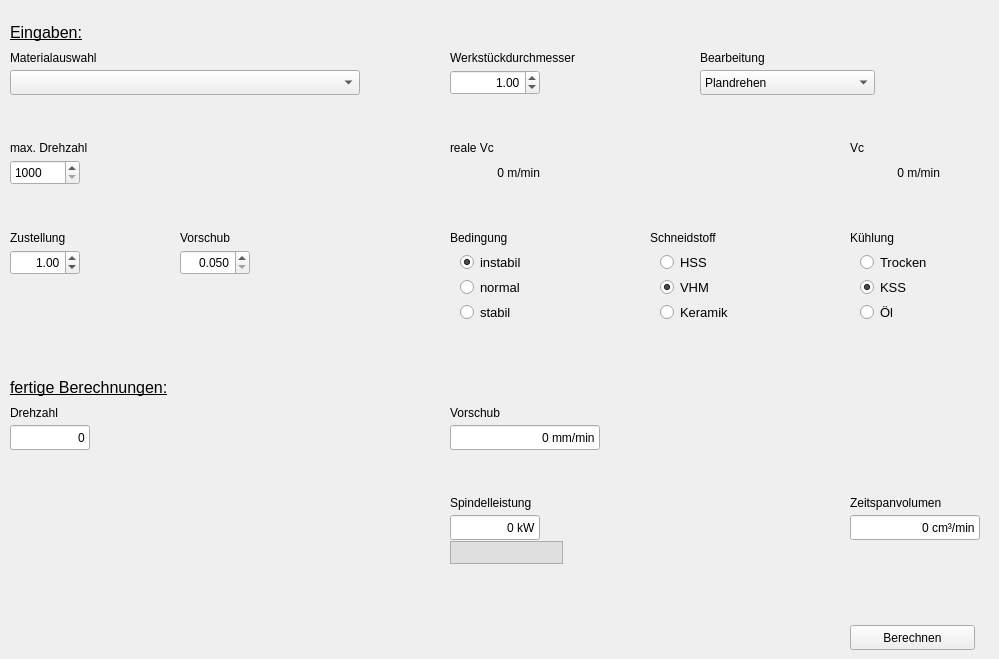
    <widget class="QWidget" name="tab_drehen">
     <attribute name="title">
      <string>Drehen</string>
     </attribute>
     <widget class="QSpinBox" name="MaxDrehzahlAuswahlTurn">
      <property name="geometry">
       <rect>
        <x>10</x>
        <y>160</y>
        <width>70</width>
        <height>25</height>
       </rect>
      </property>
      <property name="minimum">
       <number>1000</number>
      </property>
      <property name="maximum">
       <number>64000</number>
      </property>
      <property name="value">
       <number>1000</number>
      </property>
     </widget>
     <widget class="QLabel" name="label_104">
      <property name="geometry">
       <rect>
        <x>450</x>
        <y>225</y>
        <width>100</width>
        <height>25</height>
       </rect>
      </property>
      <property name="text">
       <string>Bedingung</string>
      </property>
     </widget>
     <widget class="QLabel" name="label_105">
      <property name="geometry">
       <rect>
        <x>450</x>
        <y>45</y>
        <width>200</width>
        <height>25</height>
       </rect>
      </property>
      <property name="text">
       <string>Werkstückdurchmesser</string>
      </property>
     </widget>
     <widget class="QLabel" name="label_106">
      <property name="geometry">
       <rect>
        <x>10</x>
        <y>45</y>
        <width>150</width>
        <height>25</height>
       </rect>
      </property>
      <property name="text">
       <string>Materialauswahl</string>
      </property>
     </widget>
     <widget class="QLabel" name="label_107">
      <property name="geometry">
       <rect>
        <x>850</x>
        <y>135</y>
        <width>50</width>
        <height>25</height>
       </rect>
      </property>
      <property name="text">
       <string>Vc</string>
      </property>
     </widget>
     <widget class="QGroupBox" name="groupBox_16">
      <property name="geometry">
       <rect>
        <x>850</x>
        <y>250</y>
        <width>120</width>
        <height>80</height>
       </rect>
      </property>
      <property name="autoFillBackground">
       <bool>false</bool>
      </property>
      <property name="styleSheet">
       <string notr="true">border: none</string>
      </property>
      <property name="title">
       <string/>
      </property>
      <widget class="QRadioButton" name="TrockenTurn">
       <property name="geometry">
        <rect>
         <x>10</x>
         <y>0</y>
         <width>90</width>
         <height>25</height>
        </rect>
       </property>
       <property name="font">
        <font>
         <family>Arial</family>
         <pointsize>10</pointsize>
        </font>
       </property>
       <property name="text">
        <string>Trocken</string>
       </property>
       <property name="checked">
        <bool>false</bool>
       </property>
      </widget>
      <widget class="QRadioButton" name="KssTurn">
       <property name="geometry">
        <rect>
         <x>10</x>
         <y>25</y>
         <width>90</width>
         <height>25</height>
        </rect>
       </property>
       <property name="font">
        <font>
         <family>Arial</family>
         <pointsize>10</pointsize>
        </font>
       </property>
       <property name="text">
        <string>KSS</string>
       </property>
       <property name="checked">
        <bool>true</bool>
       </property>
      </widget>
      <widget class="QRadioButton" name="OilTurn">
       <property name="geometry">
        <rect>
         <x>10</x>
         <y>50</y>
         <width>90</width>
         <height>25</height>
        </rect>
       </property>
       <property name="font">
        <font>
         <family>Arial</family>
         <pointsize>10</pointsize>
        </font>
       </property>
       <property name="text">
        <string>Öl</string>
       </property>
      </widget>
     </widget>
     <widget class="QLabel" name="label_108">
      <property name="geometry">
       <rect>
        <x>10</x>
        <y>135</y>
        <width>150</width>
        <height>25</height>
       </rect>
      </property>
      <property name="text">
       <string>max. Drehzahl</string>
      </property>
     </widget>
     <widget class="QLineEdit" name="DrehzahlOutTurn">
      <property name="geometry">
       <rect>
        <x>10</x>
        <y>425</y>
        <width>80</width>
        <height>25</height>
       </rect>
      </property>
      <property name="text">
       <string>0</string>
      </property>
      <property name="alignment">
       <set>Qt::AlignRight|Qt::AlignTrailing|Qt::AlignVCenter</set>
      </property>
      <property name="readOnly">
       <bool>true</bool>
      </property>
     </widget>
     <widget class="QLabel" name="label_109">
      <property name="geometry">
       <rect>
        <x>180</x>
        <y>225</y>
        <width>150</width>
        <height>25</height>
       </rect>
      </property>
      <property name="text">
       <string>Vorschub</string>
      </property>
     </widget>
     <widget class="QLabel" name="VcOutTurn">
      <property name="geometry">
       <rect>
        <x>850</x>
        <y>160</y>
        <width>90</width>
        <height>25</height>
       </rect>
      </property>
      <property name="text">
       <string>0 m/min</string>
      </property>
      <property name="alignment">
       <set>Qt::AlignRight|Qt::AlignTrailing|Qt::AlignVCenter</set>
      </property>
     </widget>
     <widget class="QGroupBox" name="groupBox_17">
      <property name="geometry">
       <rect>
        <x>450</x>
        <y>250</y>
        <width>120</width>
        <height>80</height>
       </rect>
      </property>
      <property name="autoFillBackground">
       <bool>false</bool>
      </property>
      <property name="styleSheet">
       <string notr="true">border: none</string>
      </property>
      <property name="title">
       <string/>
      </property>
      <widget class="QRadioButton" name="BeInstabilTurn">
       <property name="geometry">
        <rect>
         <x>10</x>
         <y>0</y>
         <width>90</width>
         <height>25</height>
        </rect>
       </property>
       <property name="font">
        <font>
         <family>Arial</family>
         <pointsize>10</pointsize>
        </font>
       </property>
       <property name="text">
        <string>instabil</string>
       </property>
       <property name="checked">
        <bool>true</bool>
       </property>
      </widget>
      <widget class="QRadioButton" name="BeNormalTurn">
       <property name="geometry">
        <rect>
         <x>10</x>
         <y>25</y>
         <width>90</width>
         <height>25</height>
        </rect>
       </property>
       <property name="font">
        <font>
         <family>Arial</family>
         <pointsize>10</pointsize>
        </font>
       </property>
       <property name="text">
        <string>normal</string>
       </property>
      </widget>
      <widget class="QRadioButton" name="BeStabilTurn">
       <property name="geometry">
        <rect>
         <x>10</x>
         <y>50</y>
         <width>90</width>
         <height>25</height>
        </rect>
       </property>
       <property name="font">
        <font>
         <family>Arial</family>
         <pointsize>10</pointsize>
        </font>
       </property>
       <property name="text">
        <string>stabil</string>
       </property>
      </widget>
     </widget>
     <widget class="QLabel" name="label_110">
      <property name="geometry">
       <rect>
        <x>850</x>
        <y>490</y>
        <width>140</width>
        <height>25</height>
       </rect>
      </property>
      <property name="text">
       <string>Zeitspanvolumen</string>
      </property>
     </widget>
     <widget class="QLabel" name="label_111">
      <property name="geometry">
       <rect>
        <x>10</x>
        <y>400</y>
        <width>100</width>
        <height>25</height>
       </rect>
      </property>
      <property name="text">
       <string>Drehzahl</string>
      </property>
     </widget>
     <widget class="QLabel" name="label_112">
      <property name="geometry">
       <rect>
        <x>10</x>
        <y>20</y>
        <width>100</width>
        <height>25</height>
       </rect>
      </property>
      <property name="font">
       <font>
        <family>Arial</family>
        <pointsize>12</pointsize>
        <underline>true</underline>
       </font>
      </property>
      <property name="text">
       <string>Eingaben:</string>
      </property>
     </widget>
     <widget class="QLabel" name="label_113">
      <property name="geometry">
       <rect>
        <x>10</x>
        <y>375</y>
        <width>175</width>
        <height>25</height>
       </rect>
      </property>
      <property name="font">
       <font>
        <family>Arial</family>
        <pointsize>12</pointsize>
        <underline>true</underline>
       </font>
      </property>
      <property name="text">
       <string>fertige Berechnungen:</string>
      </property>
     </widget>
     <widget class="QDoubleSpinBox" name="WerkstueckDurchmesserAuswahl">
      <property name="geometry">
       <rect>
        <x>450</x>
        <y>70</y>
        <width>90</width>
        <height>25</height>
       </rect>
      </property>
      <property name="alignment">
       <set>Qt::AlignRight|Qt::AlignTrailing|Qt::AlignVCenter</set>
      </property>
      <property name="minimum">
       <double>0.010000000000000</double>
      </property>
      <property name="maximum">
       <double>160.990000000000009</double>
      </property>
      <property name="value">
       <double>1.000000000000000</double>
      </property>
     </widget>
     <widget class="QPushButton" name="BtnCalcTurn">
      <property name="geometry">
       <rect>
        <x>850</x>
        <y>625</y>
        <width>125</width>
        <height>25</height>
       </rect>
      </property>
      <property name="text">
       <string>Berechnen</string>
      </property>
      <property name="checkable">
       <bool>false</bool>
      </property>
      <property name="checked">
       <bool>false</bool>
      </property>
     </widget>
     <widget class="QComboBox" name="MaterialAuswahlTurn">
      <property name="geometry">
       <rect>
        <x>10</x>
        <y>70</y>
        <width>350</width>
        <height>25</height>
       </rect>
      </property>
      <property name="maxVisibleItems">
       <number>25</number>
      </property>
     </widget>
     <widget class="QDoubleSpinBox" name="ApAuswahlTurn">
      <property name="geometry">
       <rect>
        <x>10</x>
        <y>250</y>
        <width>70</width>
        <height>25</height>
       </rect>
      </property>
      <property name="alignment">
       <set>Qt::AlignRight|Qt::AlignTrailing|Qt::AlignVCenter</set>
      </property>
      <property name="decimals">
       <number>2</number>
      </property>
      <property name="minimum">
       <double>0.050000000000000</double>
      </property>
      <property name="maximum">
       <double>100.000000000000000</double>
      </property>
      <property name="singleStep">
       <double>0.010000000000000</double>
      </property>
      <property name="value">
       <double>1.000000000000000</double>
      </property>
     </widget>
     <widget class="QLabel" name="label_114">
      <property name="geometry">
       <rect>
        <x>450</x>
        <y>490</y>
        <width>150</width>
        <height>25</height>
       </rect>
      </property>
      <property name="text">
       <string>Spindelleistung</string>
      </property>
     </widget>
     <widget class="QLabel" name="label_115">
      <property name="geometry">
       <rect>
        <x>450</x>
        <y>400</y>
        <width>100</width>
        <height>25</height>
       </rect>
      </property>
      <property name="text">
       <string>Vorschub</string>
      </property>
     </widget>
     <widget class="QLabel" name="RealVcOutTurn">
      <property name="geometry">
       <rect>
        <x>450</x>
        <y>160</y>
        <width>90</width>
        <height>25</height>
       </rect>
      </property>
      <property name="text">
       <string>0 m/min</string>
      </property>
      <property name="alignment">
       <set>Qt::AlignRight|Qt::AlignTrailing|Qt::AlignVCenter</set>
      </property>
     </widget>
     <widget class="QLabel" name="label_116">
      <property name="geometry">
       <rect>
        <x>450</x>
        <y>135</y>
        <width>100</width>
        <height>25</height>
       </rect>
      </property>
      <property name="text">
       <string>reale Vc</string>
      </property>
     </widget>
     <widget class="QLabel" name="label_117">
      <property name="geometry">
       <rect>
        <x>10</x>
        <y>225</y>
        <width>150</width>
        <height>25</height>
       </rect>
      </property>
      <property name="text">
       <string>Zustellung</string>
      </property>
     </widget>
     <widget class="QLineEdit" name="PcOutTurn">
      <property name="geometry">
       <rect>
        <x>450</x>
        <y>515</y>
        <width>90</width>
        <height>25</height>
       </rect>
      </property>
      <property name="text">
       <string>0 kW</string>
      </property>
      <property name="alignment">
       <set>Qt::AlignRight|Qt::AlignTrailing|Qt::AlignVCenter</set>
      </property>
      <property name="readOnly">
       <bool>true</bool>
      </property>
     </widget>
     <widget class="QLabel" name="label_118">
      <property name="geometry">
       <rect>
        <x>850</x>
        <y>225</y>
        <width>120</width>
        <height>25</height>
       </rect>
      </property>
      <property name="text">
       <string>Kühlung</string>
      </property>
     </widget>
     <widget class="QDoubleSpinBox" name="FuAuswahlTurn">
      <property name="geometry">
       <rect>
        <x>180</x>
        <y>250</y>
        <width>70</width>
        <height>25</height>
       </rect>
      </property>
      <property name="alignment">
       <set>Qt::AlignRight|Qt::AlignTrailing|Qt::AlignVCenter</set>
      </property>
      <property name="decimals">
       <number>3</number>
      </property>
      <property name="minimum">
       <double>0.050000000000000</double>
      </property>
      <property name="maximum">
       <double>2.000000000000000</double>
      </property>
      <property name="singleStep">
       <double>0.001000000000000</double>
      </property>
      <property name="value">
       <double>0.050000000000000</double>
      </property>
     </widget>
     <widget class="QGroupBox" name="groupBox_18">
      <property name="geometry">
       <rect>
        <x>650</x>
        <y>250</y>
        <width>120</width>
        <height>80</height>
       </rect>
      </property>
      <property name="autoFillBackground">
       <bool>false</bool>
      </property>
      <property name="styleSheet">
       <string notr="true">border: none
</string>
      </property>
      <property name="title">
       <string/>
      </property>
      <widget class="QRadioButton" name="SchnHssTurn">
       <property name="geometry">
        <rect>
         <x>10</x>
         <y>0</y>
         <width>90</width>
         <height>25</height>
        </rect>
       </property>
       <property name="font">
        <font>
         <family>Arial</family>
         <pointsize>10</pointsize>
        </font>
       </property>
       <property name="text">
        <string>HSS</string>
       </property>
       <property name="checked">
        <bool>false</bool>
       </property>
      </widget>
      <widget class="QRadioButton" name="SchnVhmTurn">
       <property name="geometry">
        <rect>
         <x>10</x>
         <y>25</y>
         <width>90</width>
         <height>25</height>
        </rect>
       </property>
       <property name="font">
        <font>
         <family>Arial</family>
         <pointsize>10</pointsize>
        </font>
       </property>
       <property name="text">
        <string>VHM</string>
       </property>
       <property name="checked">
        <bool>true</bool>
       </property>
      </widget>
      <widget class="QRadioButton" name="SchnKeramikTurn">
       <property name="geometry">
        <rect>
         <x>10</x>
         <y>50</y>
         <width>90</width>
         <height>25</height>
        </rect>
       </property>
       <property name="font">
        <font>
         <family>Arial</family>
         <pointsize>10</pointsize>
        </font>
       </property>
       <property name="text">
        <string>Keramik</string>
       </property>
      </widget>
     </widget>
     <widget class="QLabel" name="label_119">
      <property name="geometry">
       <rect>
        <x>650</x>
        <y>225</y>
        <width>100</width>
        <height>25</height>
       </rect>
      </property>
      <property name="text">
       <string>Schneidstoff</string>
      </property>
     </widget>
     <widget class="QLineEdit" name="VorschubOutTurn">
      <property name="geometry">
       <rect>
        <x>450</x>
        <y>425</y>
        <width>150</width>
        <height>25</height>
       </rect>
      </property>
      <property name="text">
       <string>0 mm/min</string>
      </property>
      <property name="alignment">
       <set>Qt::AlignRight|Qt::AlignTrailing|Qt::AlignVCenter</set>
      </property>
      <property name="readOnly">
       <bool>true</bool>
      </property>
     </widget>
     <widget class="QLineEdit" name="QOutTurn">
      <property name="geometry">
       <rect>
        <x>850</x>
        <y>515</y>
        <width>130</width>
        <height>25</height>
       </rect>
      </property>
      <property name="text">
       <string>0 cm³/min</string>
      </property>
      <property name="alignment">
       <set>Qt::AlignRight|Qt::AlignTrailing|Qt::AlignVCenter</set>
      </property>
      <property name="readOnly">
       <bool>true</bool>
      </property>
     </widget>
     <widget class="QComboBox" name="turnstyle">
      <property name="geometry">
       <rect>
        <x>700</x>
        <y>70</y>
        <width>175</width>
        <height>25</height>
       </rect>
      </property>
      <item>
       <property name="text">
        <string>Plandrehen</string>
       </property>
      </item>
      <item>
       <property name="text">
        <string>Längsschruppdrehen</string>
       </property>
      </item>
      <item>
       <property name="text">
        <string>Längsschlichtdrehen</string>
       </property>
      </item>
     </widget>
     <widget class="QLabel" name="label_46">
      <property name="geometry">
       <rect>
        <x>700</x>
        <y>45</y>
        <width>100</width>
        <height>25</height>
       </rect>
      </property>
      <property name="text">
       <string>Bearbeitung</string>
      </property>
     </widget>
     <widget class="QProgressBar" name="progressBarTurn">
      <property name="geometry">
       <rect>
        <x>450</x>
        <y>541</y>
        <width>113</width>
        <height>23</height>
       </rect>
      </property>
      <property name="styleSheet">
       <string notr="true">QProgressBar::chunk {
background-color: rgb(0, 179, 0);
width: 1px;
}

QProgressBar {
border: 1px solid #acacac;
border-radius: 0px;
text-align: center;
background: #dfdfdf;
}</string>
      </property>
      <property name="value">
       <number>0</number>
      </property>
      <property name="textVisible">
       <bool>false</bool>
      </property>
      <property name="invertedAppearance">
       <bool>false</bool>
      </property>
      <property name="format">
       <string>%v</string>
      </property>
     </widget>
    </widget>
